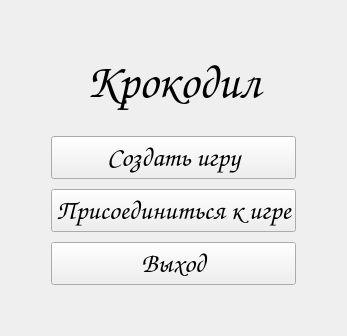
      <widget class="QWidget" name="page_1">
       <property name="font">
        <font>
         <family>Comic Sans MS</family>
         <pointsize>20</pointsize>
        </font>
       </property>
       <layout class="QGridLayout" name="gridLayout_2">
        <item row="0" column="0">
         <layout class="QVBoxLayout" name="verticalLayout_10">
          <item>
           <spacer name="verticalSpacer">
            <property name="orientation">
             <enum>Qt::Orientation::Vertical</enum>
            </property>
            <property name="sizeHint" stdset="0">
             <size>
              <width>20</width>
              <height>40</height>
             </size>
            </property>
           </spacer>
          </item>
          <item>
           <layout class="QHBoxLayout" name="horizontalLayout_2">
            <item>
             <spacer name="horizontalSpacer_2">
              <property name="orientation">
               <enum>Qt::Orientation::Horizontal</enum>
              </property>
              <property name="sizeHint" stdset="0">
               <size>
                <width>40</width>
                <height>20</height>
               </size>
              </property>
             </spacer>
            </item>
            <item>
             <layout class="QVBoxLayout" name="verticalLayout_5">
              <property name="spacing">
               <number>24</number>
              </property>
              <item>
               <widget class="QLabel" name="label">
                <property name="font">
                 <font>
                  <family>Comic Sans MS</family>
                  <pointsize>36</pointsize>
                  <bold>false</bold>
                  <strikeout>false</strikeout>
                 </font>
                </property>
                <property name="text">
                 <string>Крокодил</string>
                </property>
                <property name="alignment">
                 <set>Qt::AlignmentFlag::AlignCenter</set>
                </property>
               </widget>
              </item>
              <item>
               <layout class="QVBoxLayout" name="verticalLayout">
                <property name="spacing">
                 <number>10</number>
                </property>
                <item>
                 <widget class="QPushButton" name="btnCreate">
                  <property name="font">
                   <font>
                    <family>Comic Sans MS</family>
                    <pointsize>20</pointsize>
                   </font>
                  </property>
                  <property name="text">
                   <string>Создать игру</string>
                  </property>
                 </widget>
                </item>
                <item>
                 <widget class="QPushButton" name="btnJoin">
                  <property name="font">
                   <font>
                    <family>Comic Sans MS</family>
                    <pointsize>20</pointsize>
                   </font>
                  </property>
                  <property name="text">
                   <string>Присоединиться к игре</string>
                  </property>
                 </widget>
                </item>
                <item>
                 <widget class="QPushButton" name="btnExit">
                  <property name="font">
                   <font>
                    <family>Comic Sans MS</family>
                    <pointsize>20</pointsize>
                   </font>
                  </property>
                  <property name="text">
                   <string>Выход</string>
                  </property>
                 </widget>
                </item>
               </layout>
              </item>
             </layout>
            </item>
            <item>
             <spacer name="horizontalSpacer">
              <property name="orientation">
               <enum>Qt::Orientation::Horizontal</enum>
              </property>
              <property name="sizeHint" stdset="0">
               <size>
                <width>40</width>
                <height>20</height>
               </size>
              </property>
             </spacer>
            </item>
           </layout>
          </item>
          <item>
           <spacer name="verticalSpacer_2">
            <property name="orientation">
             <enum>Qt::Orientation::Vertical</enum>
            </property>
            <property name="sizeHint" stdset="0">
             <size>
              <width>20</width>
              <height>40</height>
             </size>
            </property>
           </spacer>
          </item>
         </layout>
        </item>
       </layout>
      </widget>
